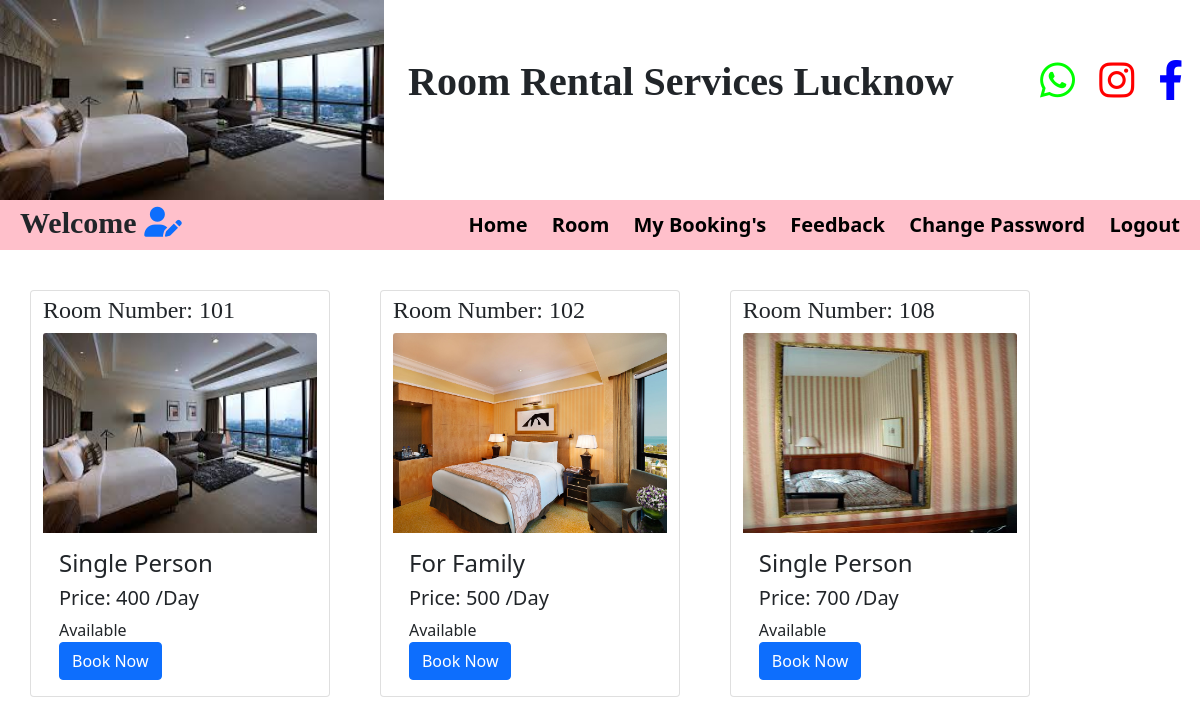
/view_room_user, run on the app's committed database.
### room/models.py (models this page shows)
class Room(models.Model):
    room_no = models.CharField(max_length=20,null=True)
    image = models.FileField(null=True)
    type = models.CharField(max_length=30,null=True)
    price = models.CharField(max_length=30,null=True)
    status = models.CharField(max_length=30,null=True)

### room/views.py (the view)
# urls.py: path('view_room_user',view_room_user,name='view_room_user'),
def view_room_user(request):
    data = Room.objects.all()
    d = {'data':data}
    return render(request,'view_room_user.html',d)

### room/templates/view_room_user.html (shortened to what this page needs)
{% load static %}
{% block body %}
{% include 'user_navigation.html' %}
<div class="container mt-4">
<div class="row">
    {% for i in data %}
    <div class="card float col-3 mt-3 mb-2 " style="width:300px">
        <h3><font face="mv boli" size="5">Room Number: {{i.room_no}}</font></h3>
        <img class="card-img-top" src="{{i.image.url}}" alt="Card image" height="200px">
        <div class="card-body">
          <h4 class="card-title">{{i.type}}</h4>
          <h5 class="card-title">Price: {{i.price}} /Day</h5>
            <div class="row">
                <div class="form-group col-md-6" >
                    <p class="card-text">{{i.status}}</p>
                </div>
            </div>
          <a href="{% url 'book_room' i.id %}" class="btn btn-primary">Book Now</a>
        </div>
    </div>
{% endfor %}
    </div>
</div>
{% endblock %}

### data on the page
Room: room_no "101", image (picture), type "Single Person", price "400", status "Available"
Room: room_no "102", image (picture), type "For Family", price "500", status "Available"
Room: room_no "108", image (picture), type "Single Person", price "700", status "Available"
